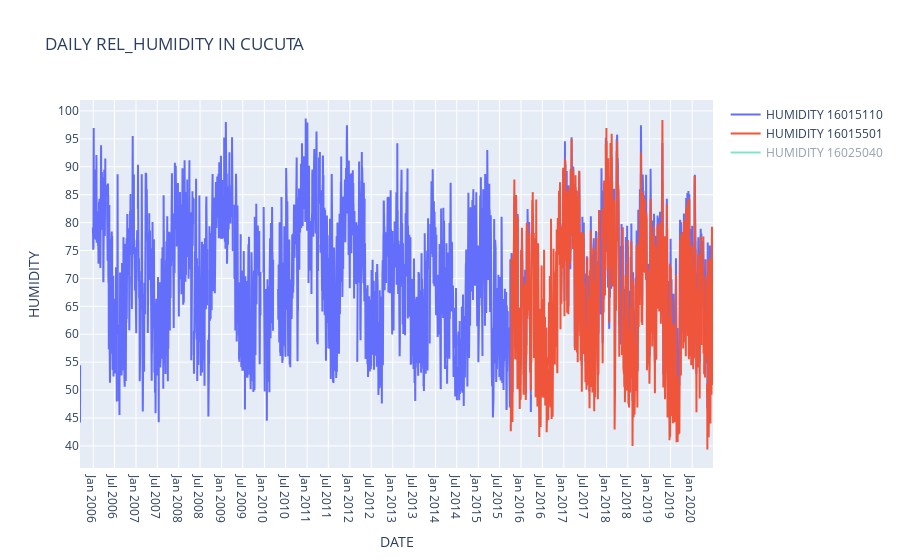

The notebook cell saved with this chart:
### Code cell
fig = go.Figure()
for df_group in df_hum_daily.groupby("CodigoEstacion"):
    codigoestacion, df_gr = df_group
    df_gr = df_gr.resample('D').mean()
    plot_temp = go.Scatter(x=df_gr.index,
                y=df_gr[standard_var_name+"_MEAN"], name ="HUMIDITY "+str(codigoestacion), mode = "lines", connectgaps= None)
    fig.add_trace(plot_temp)
    
layout = go.Layout(title="DAILY "+standard_var_name+" IN CUCUTA",
                xaxis=dict(title='DATE'),
                yaxis=dict(title='HUMIDITY'))
fig.update_layout(layout)
fig.update_yaxes(nticks=20)
fig.update_xaxes(nticks=40)
fig.show()

### Figure 1 — Plotly figure (JSON) as saved in the notebook; plotly's stock layout.template omitted (floating-point values rounded to 4 significant figures; data arrays with more than 128 entries replaced by an {"elided": "..."} marker saying what was removed)
{"data": [{"mode": "lines", "name": "HUMIDITY 16015110", "type": "scatter", "x": {"elided": "5405 str values"}, "y": {"elided": "5405 float values"}}, {"mode": "lines", "name": "HUMIDITY 16015501", "type": "scatter", "x": {"elided": "1728 str values"}, "y": {"elided": "1728 float values"}}, {"mode": "lines", "name": "HUMIDITY 16025040", "type": "scatter", "visible": "legendonly", "x": {"elided": "340 str values"}, "y": {"elided": "340 float values"}}], "layout": {"autosize": true, "title": {"text": "DAILY REL_HUMIDITY IN CUCUTA"}, "xaxis": {"autorange": true, "nticks": 40, "range": ["2005-09-10", "2020-06-27"], "title": {"text": "DATE"}, "type": "date"}, "yaxis": {"autorange": true, "nticks": 20, "range": [36.04, 102.0], "title": {"text": "HUMIDITY"}, "type": "linear"}}}
